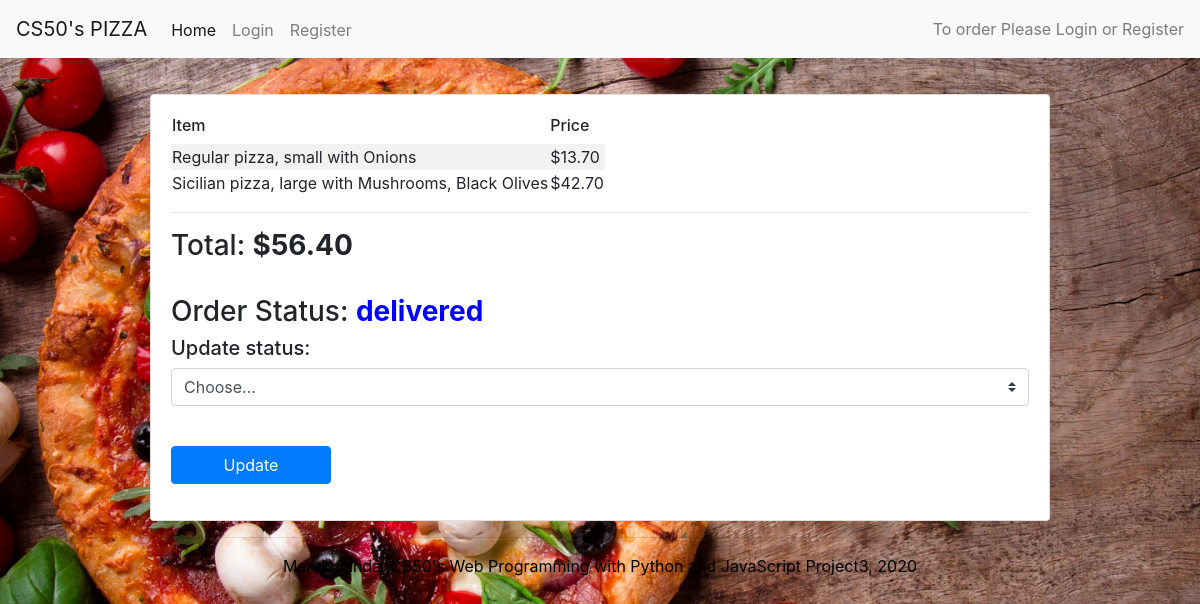
The page /6/order_process on the database its author committed.
### orders/models.py (models this page shows, shortened)
class OrderItem(models.Model):
    menuItem = models.CharField(max_length=64)
    meal = models.CharField(max_length=64)
    pizza_type = models.CharField(max_length=16, blank=True, default="None")
    options = models.ManyToManyField(Topping, blank=True)
    size = models.CharField(max_length=16)
    price = models.FloatField()
    def __str__(self):
        if self.menuItem == "pizza":
            myoptions = ""
            disp_options = self.options.all()
            for x in disp_options:
                if myoptions:
                    myoptions += ", "
                    myoptions += str(x)
                else:
                    myoptions = str(x)
            return f"{self.pizza_type} {self.meal}, {self.size} with {myoptions}"
        elif self.menuItem == "pasta" or self.menuItem == "salad":
            return f"{self.meal}"
        else:
            return f"{self.meal}, {self.size}"

class Topping(models.Model):
    name = models.CharField(max_length=64)
    def __str__(self):
        return f"{self.name}"

class OnlineOrder(models.Model):
    placed = models.DateTimeField('date placed', default=datetime.today())
    customer = models.CharField(max_length=64)
    items = models.ManyToManyField(OrderItem, blank=True, related_name="order")
    total_price = models.FloatField(default=0.00)
    status = models.CharField(max_length=16, default="unplaced")

### orders/views.py (the view)
# urls.py: path('<int:order_id>/order_process', views.order_process, name="order_process")
def order_process(request, order_id):
    try:
        order = OnlineOrder.objects.get(pk=order_id)
        context = {"items": order.items.all(), "price": order.total_price, "status": order.status}
    except OnlineOrder.DoesNotExist:
        context = {"items": None}
    if request.method == "POST":
        new_status = request.POST.getlist("new_status")[0]
        order.status = new_status
        order.save()
        return redirect(staffpage)
    return render(request, 'orders/orderprocess.html', context=context)

### orders/templates/orders/orderprocess.html (shortened to what this page needs)
{% extends 'orders/base.html' %}
{% block body %}
    <div class="card card-body shoppingcart">
        <section>
            {% if items == None %}
            <p>
                <h2>You haven't placed any order. Please order <a href="{% url 'order' %}">here.</a> Or place an order in your <a href="{% url 'shopping_cart' %}">shoppingcart.</a></a></h2>
            </p>
            {% else %}
                <table>
                    <tr>
                        <td><h6>Item</h6></td>
                        <td><h6>Price</h6></td>
                    </tr>
                    {% for item in items %}
                    <tr>
                        <td>{{ item }}</td>
                        <td>${{ item.price|floatformat:2 }}</td>
                    </tr>
                    {% endfor %}
                </table>
                <hr>
                <h3>Total: <strong>${{ price|floatformat:2 }}</strong></h3>
                <br>
                <h3>Order Status: <span id="status"><strong>{{ status }}</strong></span></h3>
            {% endif %}
        </section>
        <section>
            <form method="POST">
                <h5>Update status:</h5>
                <p>
                    <select class="custom-select mr-sm-2" id="process" name="new_status">
                        <option selected>Choose...</option>
                    </select>
                </p>
                <br>
                <p>
                    <input type="submit" class="btn btn-primary" value="Update">
                </p>
            </form>
        </section>
    </div>
{% endblock %}

### orders/static/orders/styles.css (style rules this page uses)
body, html { font-family: Arial, Helvetica, sans-serif, Times, serif; background-size: cover; }
tr:nth-child(even) { background-color: #f2f2f2; }
.card { border: 10px solid gray; }
.btn { width: 10rem; }
.shoppingcart { width: 75%; margin-left: 12.5%; margin-top: 3%; padding: 0.3rem; }
#status { color: blue; }

### rows shown on the page
OrderItem: menuItem+id+pizza_type "Regular pizza, small with Onions", price "13.70"
OrderItem: menuItem+id+pizza_type "Sicilian pizza, large with Mushrooms, Black Olives", price "42.70"
OnlineOrder: total_price "56.40", status "delivered"
